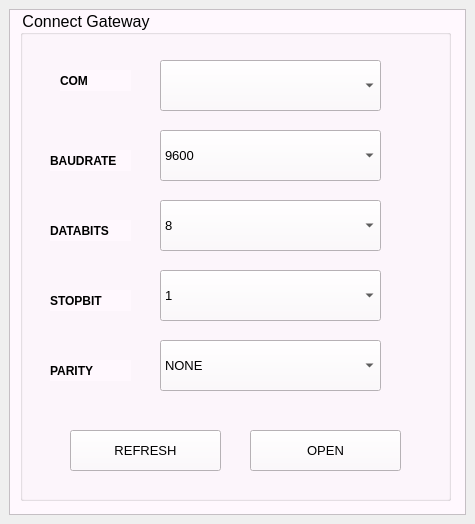
<?xml version="1.0" encoding="UTF-8"?>
<ui version="4.0">
 <class>logingateway</class>
 <widget class="QMainWindow" name="logingateway">
  <property name="geometry">
   <rect>
    <x>0</x>
    <y>0</y>
    <width>475</width>
    <height>524</height>
   </rect>
  </property>
  <property name="windowTitle">
   <string>TEST TOOL</string>
  </property>
  <widget class="QWidget" name="centralwidget">
   <layout class="QVBoxLayout" name="verticalLayout">
    <item>
     <widget class="QScrollArea" name="scrollArea">
      <property name="styleSheet">
       <string notr="true">background-color:rgb(255, 248, 254)
</string>
      </property>
      <property name="widgetResizable">
       <bool>true</bool>
      </property>
      <widget class="QWidget" name="scrollAreaWidgetContents">
       <property name="geometry">
        <rect>
         <x>0</x>
         <y>0</y>
         <width>451</width>
         <height>500</height>
        </rect>
       </property>
       <widget class="QGroupBox" name="groupBox">
        <property name="geometry">
         <rect>
          <x>10</x>
          <y>0</y>
          <width>431</width>
          <height>491</height>
         </rect>
        </property>
        <property name="font">
         <font>
          <pointsize>12</pointsize>
         </font>
        </property>
        <property name="title">
         <string>Connect Gateway</string>
        </property>
        <widget class="QComboBox" name="comport">
         <property name="geometry">
          <rect>
           <x>140</x>
           <y>50</y>
           <width>221</width>
           <height>51</height>
          </rect>
         </property>
         <property name="font">
          <font>
           <pointsize>10</pointsize>
          </font>
         </property>
        </widget>
        <widget class="QLabel" name="label_18">
         <property name="geometry">
          <rect>
           <x>40</x>
           <y>60</y>
           <width>71</width>
           <height>21</height>
          </rect>
         </property>
         <property name="font">
          <font>
           <pointsize>9</pointsize>
           <weight>75</weight>
           <bold>true</bold>
          </font>
         </property>
         <property name="text">
          <string>COM</string>
         </property>
        </widget>
        <widget class="QComboBox" name="baudrate">
         <property name="geometry">
          <rect>
           <x>140</x>
           <y>120</y>
           <width>221</width>
           <height>51</height>
          </rect>
         </property>
         <property name="font">
          <font>
           <pointsize>10</pointsize>
          </font>
         </property>
         <item>
          <property name="text">
           <string>9600</string>
          </property>
         </item>
         <item>
          <property name="text">
           <string>19200</string>
          </property>
         </item>
         <item>
          <property name="text">
           <string>115200</string>
          </property>
         </item>
        </widget>
        <widget class="QLabel" name="label_19">
         <property name="geometry">
          <rect>
           <x>30</x>
           <y>140</y>
           <width>81</width>
           <height>21</height>
          </rect>
         </property>
         <property name="font">
          <font>
           <pointsize>9</pointsize>
           <weight>75</weight>
           <bold>true</bold>
          </font>
         </property>
         <property name="text">
          <string>BAUDRATE</string>
         </property>
        </widget>
        <widget class="QLabel" name="label_20">
         <property name="geometry">
          <rect>
           <x>30</x>
           <y>210</y>
           <width>81</width>
           <height>21</height>
          </rect>
         </property>
         <property name="font">
          <font>
           <pointsize>9</pointsize>
           <weight>75</weight>
           <bold>true</bold>
          </font>
         </property>
         <property name="text">
          <string>DATABITS</string>
         </property>
        </widget>
        <widget class="QComboBox" name="databit">
         <property name="geometry">
          <rect>
           <x>140</x>
           <y>190</y>
           <width>221</width>
           <height>51</height>
          </rect>
         </property>
         <property name="font">
          <font>
           <pointsize>10</pointsize>
          </font>
         </property>
         <item>
          <property name="text">
           <string>8</string>
          </property>
         </item>
         <item>
          <property name="text">
           <string>7</string>
          </property>
         </item>
        </widget>
        <widget class="QLabel" name="label_21">
         <property name="geometry">
          <rect>
           <x>30</x>
           <y>280</y>
           <width>81</width>
           <height>21</height>
          </rect>
         </property>
         <property name="font">
          <font>
           <pointsize>9</pointsize>
           <weight>75</weight>
           <bold>true</bold>
          </font>
         </property>
         <property name="text">
          <string>STOPBIT</string>
         </property>
        </widget>
        <widget class="QComboBox" name="stopbit">
         <property name="geometry">
          <rect>
           <x>140</x>
           <y>260</y>
           <width>221</width>
           <height>51</height>
          </rect>
         </property>
         <property name="font">
          <font>
           <pointsize>10</pointsize>
          </font>
         </property>
         <item>
          <property name="text">
           <string>1</string>
          </property>
         </item>
         <item>
          <property name="text">
           <string>2</string>
          </property>
         </item>
        </widget>
        <widget class="QLabel" name="label_22">
         <property name="geometry">
          <rect>
           <x>30</x>
           <y>350</y>
           <width>81</width>
           <height>21</height>
          </rect>
         </property>
         <property name="font">
          <font>
           <pointsize>9</pointsize>
           <weight>75</weight>
           <bold>true</bold>
          </font>
         </property>
         <property name="text">
          <string>PARITY</string>
         </property>
        </widget>
        <widget class="QComboBox" name="parity">
         <property name="geometry">
          <rect>
           <x>140</x>
           <y>330</y>
           <width>221</width>
           <height>51</height>
          </rect>
         </property>
         <property name="font">
          <font>
           <pointsize>10</pointsize>
          </font>
         </property>
         <item>
          <property name="text">
           <string>NONE</string>
          </property>
         </item>
         <item>
          <property name="text">
           <string>1</string>
          </property>
         </item>
        </widget>
        <widget class="QPushButton" name="open">
         <property name="geometry">
          <rect>
           <x>230</x>
           <y>420</y>
           <width>151</width>
           <height>41</height>
          </rect>
         </property>
         <property name="font">
          <font>
           <pointsize>10</pointsize>
          </font>
         </property>
         <property name="text">
          <string>OPEN</string>
         </property>
        </widget>
        <widget class="QPushButton" name="refresh">
         <property name="geometry">
          <rect>
           <x>50</x>
           <y>420</y>
           <width>151</width>
           <height>41</height>
          </rect>
         </property>
         <property name="font">
          <font>
           <pointsize>10</pointsize>
          </font>
         </property>
         <property name="text">
          <string>REFRESH</string>
         </property>
        </widget>
       </widget>
      </widget>
     </widget>
    </item>
   </layout>
  </widget>
 </widget>
 <resources/>
 <connections/>
</ui>
